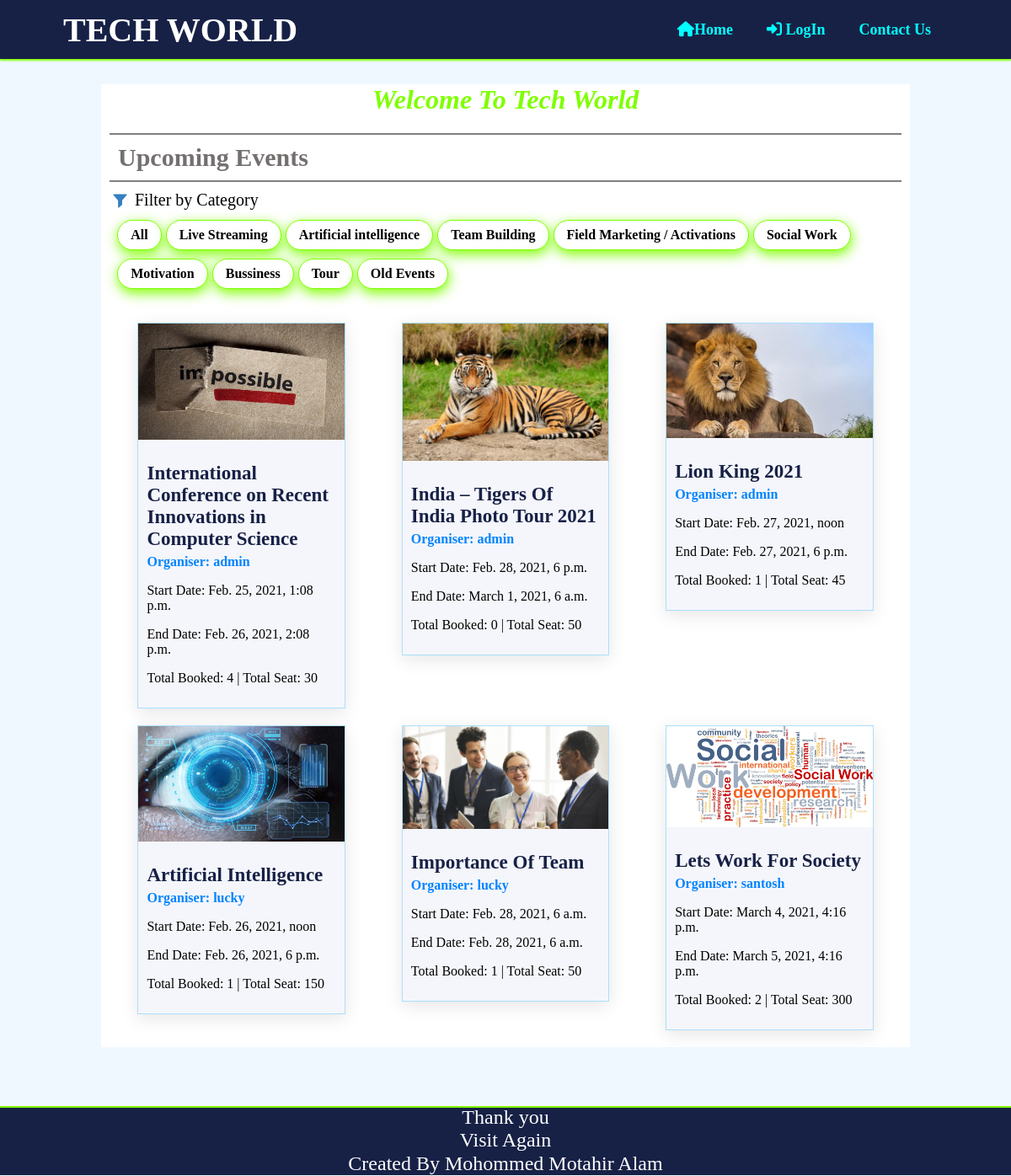
The page / on the database its author committed.
### event/models.py (models this page shows, shortened)
class Category(models.Model):
    name=models.CharField(max_length=50)
    description=models.TextField()
    slug=models.SlugField(blank=True)

class Event(models.Model):
    name=models.CharField(max_length=250)
    category=models.ForeignKey(Category, on_delete=models.CASCADE)
    image=models.ImageField(upload_to='event/')
    organiser=models.ForeignKey(get_user_model(), on_delete=models.CASCADE)
    create_date=models.DateTimeField(auto_now_add=True)
    start_date=models.DateTimeField()
    end_date=models.DateTimeField()
    vanue=models.CharField(max_length=250)
    maximum_participants=models.PositiveIntegerField()
    description=models.TextField()
    slug=models.SlugField(blank=True)
    slot_booked=models.PositiveIntegerField(default=0)

### account/models.py (models this page shows)
class User(AbstractUser):
    CATEGORY_CHOICES=[
        ('Organiser','Organiser'),
        ('Member','Member')
    ]
    email=models.EmailField(unique=True)
    contact=models.CharField(max_length=10)
    profile=models.ImageField(upload_to='account/',blank=True)
    bio=models.TextField(blank=True)
    category=models.CharField(choices=CATEGORY_CHOICES,default='Member',max_length=9)
    REQUIRED_FIELDS=('email','category','first_name','last_name')
    def __str__(self):
        return self.username

### event/views.py (the view)
# urls.py: path("",EventListView.as_view(),name='home'),
class EventListView(generic.ListView):
    model = Event
    template_name = 'event/Home.html'
    now=datetime.now()
    queryset = Event.objects.filter(start_date__gte=now)
    context_object_name = 'events'
    def get_context_data(self, **kwargs):
        context=super().get_context_data(**kwargs)
        category = Category.objects.all()
        context['category']= category
        return context

### event/templates/event/Home.html (shortened to what this page needs)
{% extends 'event/Base.html' %}
{% block content %}
    <h1>Welcome To Tech World</h1>
        <h2>Upcoming Events</h2>
        <div id="filterid">
            <img id="symbole" alt="Filter Icon">
            <p>Filter by Category</p>
        </div>
        <div id="button">
            <button>All</button>
            {% for i in category%}
                <a class="link" href="{%url 'Category Page' i.slug%}"><button>{{i.name}}</button></a>
            {%endfor%}
            <a class="link" href="{%url 'Old Events' %}"><button>Old Events</button></a>
        </div>
        <div id="blog">
            {% for i in events%}
                <div class="blogdiv">
                    <a class="link" href="{%url 'Event Details' i.slug%}">
                    <div class="image"><img src="{{i.image.url}}" alt="Getting started with Artificial Intelligence" width="100%" height="100%"></div>
                    <div class="details">
                        <p class="heading">{{i.name}}</p>
                        <p class="author">Organiser: {{i.organiser}}</p>
                        <p>Start Date: {{i.start_date}}</p>
                        <p>End Date: {{i.end_date}}</p>
                        <p>Total Booked: {{i.slot_booked}}<span> | Total Seat: {{i.maximum_participants}}</span></p>
                    </div></a>
                </div>
            {% endfor %}
        </div>
{% endblock %}

### event/templates/event/Base.html (shortened to what this page needs)
{%load static%}
<!DOCTYPE html>
<html>
    <head>
        <link rel="stylesheet" href="{% static "event/css/Style.css"%}">
    </head>
    <body>
        <header>
            <div id="nav1">
                <span id="Edyoda">TECH WORLD</span>
            </div>
            <nav id="nav2">
                {%if user.is_authenticated %}
                    <a class="link" href="{%url 'home' %}"><span class="nav1"><i class="fas fa-house-user"></i> Home</span></a>
                    <a class="link" href="{%url 'Details' user.id %}"><span class="nav2"><i class="fas fa-user-check"></i> Welcome {{user.get_username}}</span></a>
                    <a class="link" href="{%url 'logout' %}"><span class="nav2"><i class="fas fa-sign-out-alt"></i> LogOut</span></a>
                {% else %}
                    <a class="link" href="{%url 'home' %}"><span class="nav2"><i class="fas fa-home"> </i>Home</span></a>
                    <a class="link" href="{%url 'login' %}"><span class="nav2"><i class="fas fa-sign-in-alt"></i> LogIn</span></a>
                    <a class="link" href=""><span class="nav2">Contact Us</span></a>
                {% endif %}
            </nav>
        </header>
        <div id="container">
            {% block content %}
            {% endblock %}
        </div>
        <footer>
            <p>Thank you<br>Visit Again<p>
            <p>Created By Mohommed Motahir Alam</p>
        </footer>
    </body>
</html>

### event/static/event/css/Style.css (style rules this page uses)
html { scroll-behavior: smooth; }
body { margin: 0px; padding: 0px; background-color: aliceblue; font-family: 'Times New Roman', Times, serif; }
header { box-sizing: border-box; background-color: #172146; box-shadow: 0px 2px 2px #7fff00; width: 100%; height: 70px; position: fixed; top:0px; display: flex; justify-content: space-between; align-items: center; padding: 15px 75px; }
#nav1 { width: 55%; text-align: left; display: flex; justify-content: start; align-items: baseline; }
#nav2 { width: 45%; text-align: right; display: flex; justify-content: flex-end; align-items: baseline; }
#Edyoda { color:white; font-weight: bolder; font-size: 40px; margin: 0px; margin-right: 10px; }
.nav2 { color: aqua; font-weight: bolder; font-size: 18px; margin:0px 20px; }
footer { box-sizing: border-box; box-shadow: inset 0px 2px 0px #7fff00; background-color: #172146; width: 100%; height: 100%; color: white; font-size: 24px; text-align: center; }
footer p { margin: 1px; }
#container { width: 80%; margin: 70px auto; margin-top: 100px; background-color:white; box-sizing: border-box; }
h1 { text-align: center; font-weight: bolder; font-style: italic; color: #7fff00; }
h2 { font-weight: bolder; color: rgb(116, 112, 112); margin: 0px 10px; padding: 10px; font-size: 30px; border-bottom: 2px solid gray; border-top: 2px solid gray; }
#symbole { width: 25px; height: 25px; margin:0px; cursor: pointer; }
#filterid { display: flex; flex-direction: row; flex-wrap: nowrap; margin: 10px; }
#filterid p { font-size: 20px; margin: 0px; padding-left: 5px; }
#button { box-sizing: border-box; display: flex; flex-direction: row; flex-wrap: wrap; width: 100%; margin: 10px 2%; }
button { width: auto; margin-bottom: 10px; margin-right: 5px; border-radius: 20px; cursor: pointer; color:black; font-weight: 600; font-family: 'Times New Roman'; background-color:white; box-shadow: 1px 5px 15px 0#7fff00; border: 1px solid #7fff00; font-size: 16px; padding: 8px 15px; }
#blog { box-sizing: border-box; width: 100%; margin: 10px auto; padding: 10px; display: flex;; flex-direction: row; flex-wrap: wrap; }
.blogdiv { width: 26%; height: 100%; background-color: #f5f6fb; cursor: pointer; margin: 10px auto; box-shadow: 0 5px 20px 0 rgba(0,0,0,.1); border: 1px solid rgba(0,168,255,.3); }
.image { width: 100%; height: 50%; }
.details { padding:10px; padding-top: 0px; height: 50%; }
.heading { color: #172146; font-size: 23px; font-weight: 900; margin-bottom: 5px; }
.author { color: #0084ff; font-weight: 700; margin: 0px; padding: 0px; }
.link { text-decoration: none; color: unset; }

### rows shown on the page
Category: name "Live Streaming"
Category: name "Artificial intelligence"
Category: name "Team Building"
Category: name "Field Marketing / Activations"
Category: name "Social Work"
Category: name "Motivation"
Category: name "Bussiness"
Category: name "Tour"
Event: image (picture), name "International Conference on Recent Innovations in Computer Science", organiser "admin", start_date "Feb. 25, 2021, 1:08 p.m.", end_date "Feb. 26, 2021, 2:08 p.m.", slot_booked "4", maximum_participants "30"
Event: image (picture), name "India – Tigers Of India Photo Tour 2021", organiser "admin", start_date "Feb. 28, 2021, 6 p.m.", end_date "March 1, 2021, 6 a.m.", slot_booked "0", maximum_participants "50"
Event: image (picture), name "Lion King 2021", organiser "admin", start_date "Feb. 27, 2021, noon", end_date "Feb. 27, 2021, 6 p.m.", slot_booked "1", maximum_participants "45"
Event: image (picture), name "Artificial Intelligence", organiser "lucky", start_date "Feb. 26, 2021, noon", end_date "Feb. 26, 2021, 6 p.m.", slot_booked "1", maximum_participants "150"
Event: image (picture), name "Importance Of Team", organiser "lucky", start_date "Feb. 28, 2021, 6 a.m.", end_date "Feb. 28, 2021, 6 a.m.", slot_booked "1", maximum_participants "50"
Event: image (picture), name "Lets Work For Society", organiser "santosh", start_date "March 4, 2021, 4:16 p.m.", end_date "March 5, 2021, 4:16 p.m.", slot_booked "2", maximum_participants "300"
